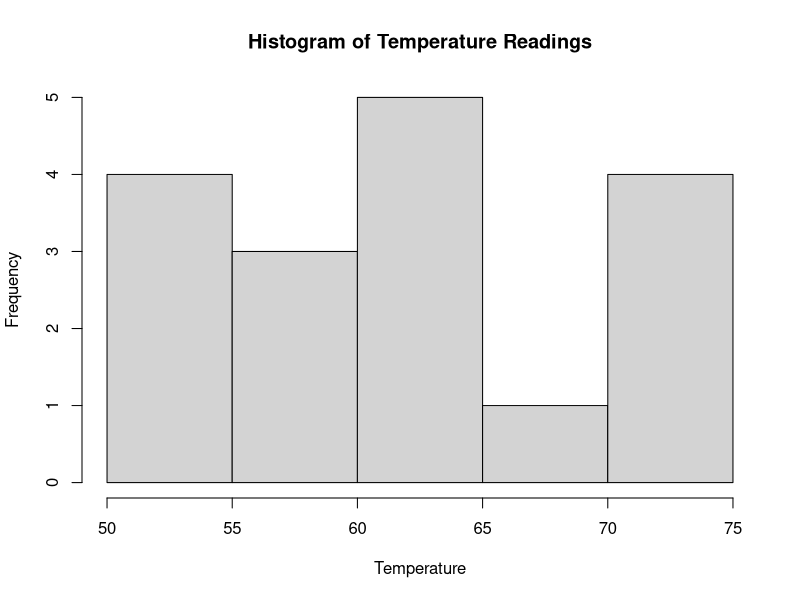

Reproduce this figure in R.
temperature <- c(55,60,71,63,55,65,50,55,58,59,61,63,65,67,71,72,75)

# Equal Frequency Partitioning
sorted_temp <- sort(temperature)

bin1 <- sorted_temp[1:6]
bin2 <- sorted_temp[7:12]
bin3 <- sorted_temp[13:17]

cat("Equal Frequency Bins:\n")
print(bin1)
print(bin2)
print(bin3)


# Equal Width Partitioning
min_temp <- min(temperature)
max_temp <- max(temperature)

width <- (max_temp - min_temp) / 3

breaks <- seq(min_temp, max_temp, length.out = 4)

equal_width <- cut(temperature,
                   breaks = breaks,
                   include.lowest = TRUE)

cat("Equal Width Bins:\n")
print(equal_width)

cat("Frequency of each bin:\n")
print(table(equal_width))


# K-Means Clustering
set.seed(123)

temp_matrix <- matrix(temperature, ncol = 1)

kmeans_result <- kmeans(temp_matrix, centers = 3)

cat("K-Means Cluster Centers:\n")
print(kmeans_result$centers)

cat("Cluster Assignment:\n")
print(kmeans_result$cluster)

cat("Values in Each Cluster:\n")

for(i in 1:3) {
  cat("Cluster", i, ":\n")
  print(temperature[kmeans_result$cluster == i])
}


# Histogram
hist(temperature,
     main = "Histogram of Temperature Readings",
     xlab = "Temperature",
     ylab = "Frequency",
     breaks = 6)
